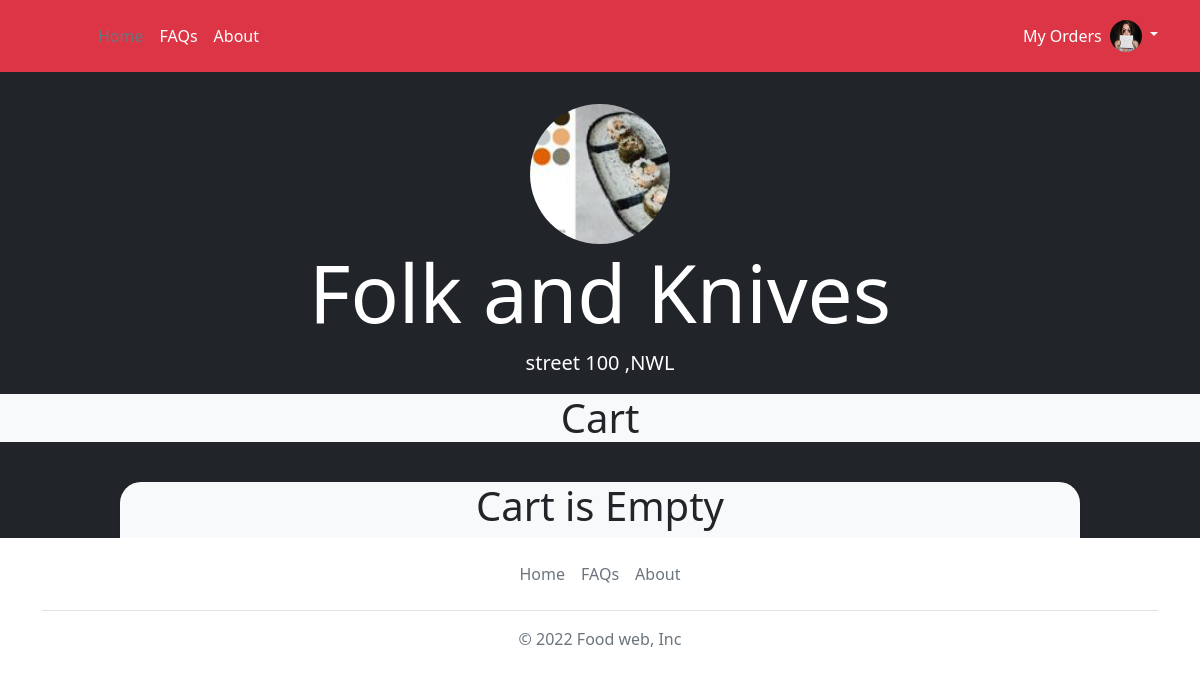
The page /restaurant/1/cart (signed in) on the database as committed earlier.
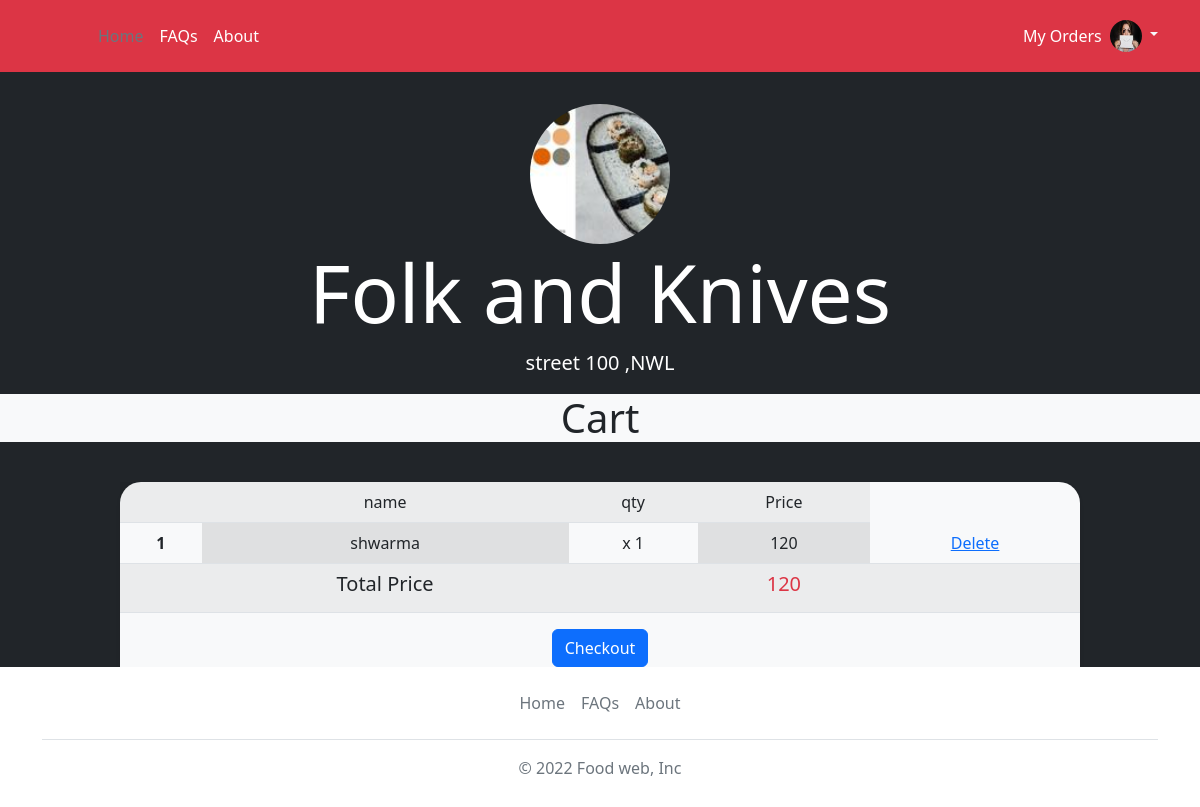
The same page on the database as committed later.
### foodwebsite/model.py (models this page shows)
class Cart(db.Model):
    id = db.Column(db.Integer , primary_key = True)
    quantity = db.Column(db.String(50) , nullable =False)
    restaurant_id = db.Column(db.Integer , db.ForeignKey('restaurant.id') , nullable = False)
    user_id = db.Column(db.Integer , db.ForeignKey('user.id') , nullable = False)
    item_id = db.Column(db.Integer , db.ForeignKey('items.id') , nullable = False)

class Items(db.Model):
    id = db.Column(db.Integer , primary_key = True)
    item_name = db.Column(db.String(50) , nullable = False)
    item_image = db.Column(db.String(50) , nullable =False)
    item_category = db.Column(db.String(50) , nullable = False)
    item_price = db.Column(db.String(20) , nullable = False)
    restaurant_id = db.Column(db.Integer , db.ForeignKey('restaurant.id') , nullable = False)
    order = db.relationship('Orders' , backref = 'ordered',lazy = True)
    cart = db.relationship('Cart' , backref = 'placed',lazy = True)

### foodwebsite/cart/routes.py (the view)
@cart.route('/restaurant/<int:res_id>/cart' , methods = ['GET' ] )
@login_required
def cart_data(res_id):
    restaurant = Restaurant.query.get(res_id)
    cart = Cart.query.filter_by(placed_at = restaurant).filter_by(placed_by = current_user)
    total = 0
    for c in cart:
        total = total + (int(c.placed.item_price) * int(c.quantity))
    return render_template('cart.html' , title = 'Cart' , cart = cart , restaurant = restaurant ,total = total)

### foodwebsite/model.py (called while the page is built)
@login_manager.user_loader
def user_loader(user_id):
    return User.query.get(int(user_id))

### foodwebsite/templates/cart.html
{% extends 'base.html' %}
{% block content %}
<div class=" ">
<div class="d-md-flex flex-md-equal ">
  <div class="bg-dark col-md-12 mx-auto   text-center text-white overflow-hidden">
    <div class="my-3 py-3">
      <img class="rounded-circle" width="140" height="140"  src="{{ url_for('static' , filename='restaurants/' + restaurant.image_file  )  }}"> </img>
      <h2 class="display-1">{{restaurant.restaurant_name}}<br></h2>
      <p class="lead">{{restaurant.street}} ,{{restaurant.city}}</p>
      <h1 class="  bg-light text-dark">Cart<br></h1>
    </div>
    <div class="bg-light shadow-sm mx-auto" style="width: 80%; height:100%; border-radius: 21px 21px 0 0;">
      {% if cart.count() >0 %}
        <table class="table table-striped table-hover">
          <tbody>
            <tr>
              <th scope="row"  class="table-active"></th>
              <td colspan="2" class="table-active">name </td>
              <td  class="table-active">qty</td>
              <td  class="table-active">Price</td>
            </tr>
            {% for c in cart %}
            <tr>
              <th scope="row ">{{ c.id  }}</th>
              <td colspan="2" class="table-active">{{c.placed.item_name}}</td>
              <td>x {{ c.quantity }}</td>
              <td colspan="2" class="table-active">{{c.placed.item_price}}</td>
              <td colspan="2" ><a  method='POST' href="{{ url_for('cart.delete_cart_item' , res_id=restaurant.id , cart_id =c.id ) }}">Delete</a></td>
            </tr>
            {% endfor %}
            <tr class="table-active ">
              <th scope="row "> </th>
              <td colspan="2" class="table-active"><h5>Total Price</h5></td>
              <td></td>
              <td colspan="2" class="table-active text-danger"><h5>{{ total }}</h5></td>
              <td colspan="2" > </td>
            </tr>
          </tbody>
          </table>
          <div class="container">
            <a class="btn btn-primary" href="{{ url_for('cart.proceed_order' ,res_id = restaurant.id ) }}" >Checkout</a>
          </div>
          {% else %}
          <h1 class="text-dark">Cart is Empty</h1>
          {% endif %}
    </div>
   </div>
</div>
</div>
{% endblock %}

Rows that differ between the two databases and show on the page:
added Cart: id "1", placed.item_name "shwarma", quantity "1", placed.item_price "120"
Other text that changed with them:
{{ total }}: (not shown) → "120"
text no longer shown: "Cart is Empty"
text now shown: "name qty Price Total Price Checkout"
